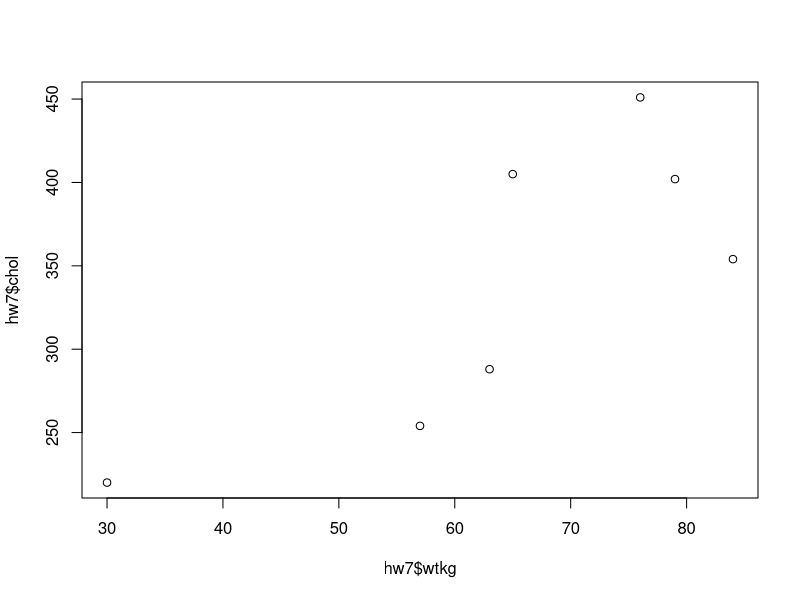
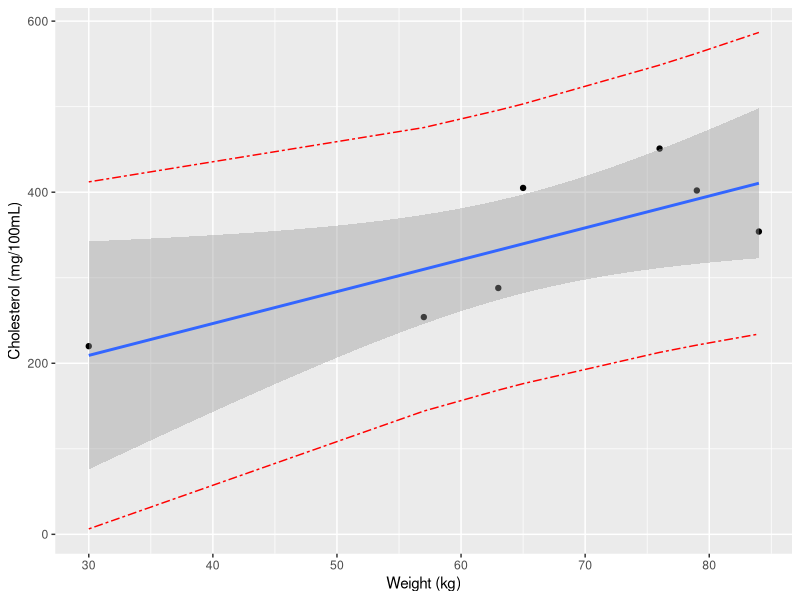

Recreate these plots in R, in order.
# Data
hw7 <- data.frame(
  id = 1:7,
  gender = c(0,1,0,1,0,1,0),
  chol = c(254,402,288,354,220,451,405),
  wtkg = c(57,79,63,84,30,76,65),
  age = c(23,57,28,46,34,57,52)
)

# Question 2
# Part A

# Linear regression cholesterol and weight
fit_glm <- glm(chol ~ wtkg, data = hw7)
fit_lm <- lm(chol ~ hw7$wtkg, data = hw7) # need to use lm instead of glm

# Info for table
sum <- summary(fit_glm)
sum
sum$Coefficients[1, 1]

ci <- confint(fit_glm)
ci

ci_lm <- confint(fit_lm)
ci_lm

# Part B
# y = b_0 + b_1(X) + e
# y = 97.395 + 3.727X

# Part C
# 97.395
# Average cholesterol if weight is zero kilograms (probably not interpretable)

# Part D
# [-133.3957971, 328.186461]
# we are 95% confident that cholesterol levels for persons with weight of zero
# kilograms is in the confidence interval [-133.3957971, 328.186461].

# Part E
# Fail to reject the hypothesis that the true intercept is 0, based on our 
# confidence interval [-133.3957971, 328.186461], which contains 0.

# Part F
# Estimated slope: 3.727
# For a unit increase in weight, for persons with weight between 30 and 84 kilograms,
# average cholesterol increases by 3.727 mg/100ml.

# Part G
# 95 % confidence interval: [0.2823573, 7.172412]
# We can say with 95% confidence that the average increase in Cholesterol is between 0.28 and 7.17 for a unit increase in weight.

# Part H
# The 95% confidence interval for the slope of the regression line of weight and cholesterol does not contain 0. Therefore, we reject that hypothesis that the true slope of the regression line of weight and cholesterol is equal to 0.

# Part I
# There is a significant increase in plasma levels of total cholesterol (mg/100mL) for increasing weight (kg) in individuals (p = 0.388). On average, the plasma levels of total cholesterol increases by 3.727 mg/100mL (95% CI: 0.282 to 7.17 mg/100mL) for every 1 kg increase in weight.

# Part J
library(tidyverse)
library(ggplot2)

plot(hw7$wtkg, hw7$chol, type = "p")

pred <- predict(fit_lm, newdata = data.frame(hw7_new=50), interval='prediction')
hw7_new <- cbind(hw7, pred)

ggplot(data = hw7_new, aes(x = wtkg, y = chol))+
  geom_point() +
  geom_line(aes(y = lwr), color = "red", linetype = "twodash")+
  geom_line(aes(y = upr), color = "red", linetype = "twodash")+
  geom_smooth(method = lm, se = TRUE) +
  labs(x='Weight (kg)', y='Cholesterol (mg/100mL)') +
  theme(legend.position = "right")

